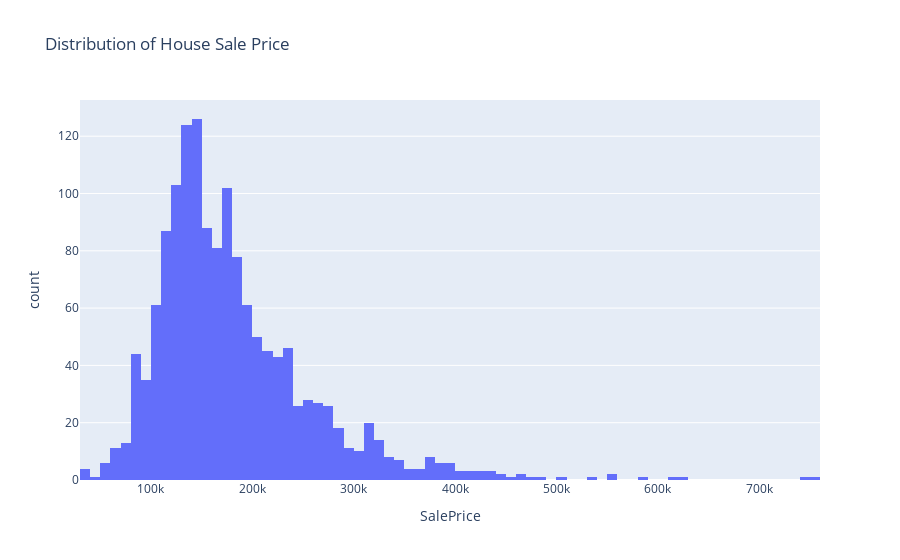

Notebook code for this chart:
### Markdown cell above
# Histograms

### Code cell
fig = px.histogram(houses,x = 'SalePrice',#the distribution of this column is plotted along the x-axis
                   title = 'Distribution of House Sale Price')
fig.show()

### Figure 1 — Plotly figure (JSON) as saved in the notebook; plotly's stock layout.template omitted (floating-point values rounded to 4 significant figures; data arrays with more than 128 entries replaced by an {"elided": "..."} marker saying what was removed)
{"data": [{"alignmentgroup": "True", "bingroup": "x", "hovertemplate": "SalePrice=%{x}<br>count=%{y}<extra></extra>", "legendgroup": "", "marker": {"color": "#636efa", "pattern": {"shape": ""}}, "name": "", "offsetgroup": "", "orientation": "v", "showlegend": false, "type": "histogram", "x": {"elided": "1460 int values"}, "xaxis": "x", "yaxis": "y"}], "layout": {"barmode": "relative", "legend": {"tracegroupgap": 0}, "title": {"text": "Distribution of House Sale Price"}, "xaxis": {"anchor": "y", "domain": [0, 1], "title": {"text": "SalePrice"}}, "yaxis": {"anchor": "x", "domain": [0, 1], "title": {"text": "count"}}}}
